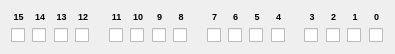
<?xml version="1.0" encoding="UTF-8"?>
<ui version="4.0">
 <class>BitPatternControl</class>
 <widget class="QWidget" name="BitPatternControl">
  <property name="geometry">
   <rect>
    <x>0</x>
    <y>0</y>
    <width>395</width>
    <height>51</height>
   </rect>
  </property>
  <property name="windowTitle">
   <string>Bit Pattern</string>
  </property>
  <layout class="QGridLayout" name="gridLayout">
   <item row="0" column="0">
    <widget class="ClickableLabel" name="label15">
     <property name="text">
      <string notr="true">&lt;html&gt;&lt;head/&gt;&lt;body&gt;&lt;p&gt;&lt;span style=&quot; font-size:7pt; font-weight:700;&quot;&gt;15&lt;/span&gt;&lt;/p&gt;&lt;/body&gt;&lt;/html&gt;</string>
     </property>
     <property name="alignment">
      <set>Qt::AlignCenter</set>
     </property>
    </widget>
   </item>
   <item row="0" column="1">
    <widget class="ClickableLabel" name="label14">
     <property name="text">
      <string notr="true">&lt;html&gt;&lt;head/&gt;&lt;body&gt;&lt;p&gt;&lt;span style=&quot; font-size:7pt; font-weight:700;&quot;&gt;14&lt;/span&gt;&lt;/p&gt;&lt;/body&gt;&lt;/html&gt;</string>
     </property>
     <property name="alignment">
      <set>Qt::AlignCenter</set>
     </property>
    </widget>
   </item>
   <item row="0" column="2">
    <widget class="ClickableLabel" name="label13">
     <property name="text">
      <string notr="true">&lt;html&gt;&lt;head/&gt;&lt;body&gt;&lt;p&gt;&lt;span style=&quot; font-size:7pt; font-weight:700;&quot;&gt;13&lt;/span&gt;&lt;/p&gt;&lt;/body&gt;&lt;/html&gt;</string>
     </property>
     <property name="alignment">
      <set>Qt::AlignCenter</set>
     </property>
    </widget>
   </item>
   <item row="0" column="3">
    <widget class="ClickableLabel" name="label12">
     <property name="text">
      <string notr="true">&lt;html&gt;&lt;head/&gt;&lt;body&gt;&lt;p&gt;&lt;span style=&quot; font-size:7pt; font-weight:700;&quot;&gt;12&lt;/span&gt;&lt;/p&gt;&lt;/body&gt;&lt;/html&gt;</string>
     </property>
     <property name="alignment">
      <set>Qt::AlignCenter</set>
     </property>
    </widget>
   </item>
   <item row="0" column="4" rowspan="2">
    <spacer name="horizontalSpacer_5">
     <property name="orientation">
      <enum>Qt::Horizontal</enum>
     </property>
     <property name="sizeType">
      <enum>QSizePolicy::Fixed</enum>
     </property>
     <property name="sizeHint" stdset="0">
      <size>
       <width>12</width>
       <height>20</height>
      </size>
     </property>
    </spacer>
   </item>
   <item row="0" column="5">
    <widget class="ClickableLabel" name="label11">
     <property name="text">
      <string notr="true">&lt;html&gt;&lt;head/&gt;&lt;body&gt;&lt;p&gt;&lt;span style=&quot; font-size:7pt; font-weight:700;&quot;&gt;11&lt;/span&gt;&lt;/p&gt;&lt;/body&gt;&lt;/html&gt;</string>
     </property>
     <property name="alignment">
      <set>Qt::AlignCenter</set>
     </property>
    </widget>
   </item>
   <item row="0" column="6">
    <widget class="ClickableLabel" name="label10">
     <property name="text">
      <string notr="true">&lt;html&gt;&lt;head/&gt;&lt;body&gt;&lt;p&gt;&lt;span style=&quot; font-size:7pt; font-weight:700;&quot;&gt;10&lt;/span&gt;&lt;/p&gt;&lt;/body&gt;&lt;/html&gt;</string>
     </property>
     <property name="alignment">
      <set>Qt::AlignCenter</set>
     </property>
    </widget>
   </item>
   <item row="0" column="7">
    <widget class="ClickableLabel" name="label9">
     <property name="text">
      <string notr="true">&lt;html&gt;&lt;head/&gt;&lt;body&gt;&lt;p&gt;&lt;span style=&quot; font-size:7pt; font-weight:700;&quot;&gt;9&lt;/span&gt;&lt;/p&gt;&lt;/body&gt;&lt;/html&gt;</string>
     </property>
     <property name="alignment">
      <set>Qt::AlignCenter</set>
     </property>
    </widget>
   </item>
   <item row="0" column="8">
    <widget class="ClickableLabel" name="label8">
     <property name="text">
      <string notr="true">&lt;html&gt;&lt;head/&gt;&lt;body&gt;&lt;p&gt;&lt;span style=&quot; font-size:7pt; font-weight:700;&quot;&gt;8&lt;/span&gt;&lt;/p&gt;&lt;/body&gt;&lt;/html&gt;</string>
     </property>
     <property name="alignment">
      <set>Qt::AlignCenter</set>
     </property>
    </widget>
   </item>
   <item row="0" column="9" rowspan="2">
    <spacer name="horizontalSpacer_6">
     <property name="orientation">
      <enum>Qt::Horizontal</enum>
     </property>
     <property name="sizeType">
      <enum>QSizePolicy::Fixed</enum>
     </property>
     <property name="sizeHint" stdset="0">
      <size>
       <width>12</width>
       <height>20</height>
      </size>
     </property>
    </spacer>
   </item>
   <item row="0" column="10">
    <widget class="ClickableLabel" name="label7">
     <property name="text">
      <string notr="true">&lt;html&gt;&lt;head/&gt;&lt;body&gt;&lt;p&gt;&lt;span style=&quot; font-size:7pt; font-weight:700;&quot;&gt;7&lt;/span&gt;&lt;/p&gt;&lt;/body&gt;&lt;/html&gt;</string>
     </property>
     <property name="alignment">
      <set>Qt::AlignCenter</set>
     </property>
    </widget>
   </item>
   <item row="0" column="11">
    <widget class="ClickableLabel" name="label6">
     <property name="text">
      <string notr="true">&lt;html&gt;&lt;head/&gt;&lt;body&gt;&lt;p&gt;&lt;span style=&quot; font-size:7pt; font-weight:700;&quot;&gt;6&lt;/span&gt;&lt;/p&gt;&lt;/body&gt;&lt;/html&gt;</string>
     </property>
     <property name="alignment">
      <set>Qt::AlignCenter</set>
     </property>
    </widget>
   </item>
   <item row="0" column="12">
    <widget class="ClickableLabel" name="label5">
     <property name="text">
      <string notr="true">&lt;html&gt;&lt;head/&gt;&lt;body&gt;&lt;p&gt;&lt;span style=&quot; font-size:7pt; font-weight:700;&quot;&gt;5&lt;/span&gt;&lt;/p&gt;&lt;/body&gt;&lt;/html&gt;</string>
     </property>
     <property name="alignment">
      <set>Qt::AlignCenter</set>
     </property>
    </widget>
   </item>
   <item row="0" column="13">
    <widget class="ClickableLabel" name="label4">
     <property name="text">
      <string notr="true">&lt;html&gt;&lt;head/&gt;&lt;body&gt;&lt;p&gt;&lt;span style=&quot; font-size:7pt; font-weight:700;&quot;&gt;4&lt;/span&gt;&lt;/p&gt;&lt;/body&gt;&lt;/html&gt;</string>
     </property>
     <property name="alignment">
      <set>Qt::AlignCenter</set>
     </property>
    </widget>
   </item>
   <item row="0" column="14" rowspan="2">
    <spacer name="horizontalSpacer_7">
     <property name="orientation">
      <enum>Qt::Horizontal</enum>
     </property>
     <property name="sizeType">
      <enum>QSizePolicy::Fixed</enum>
     </property>
     <property name="sizeHint" stdset="0">
      <size>
       <width>12</width>
       <height>20</height>
      </size>
     </property>
    </spacer>
   </item>
   <item row="0" column="15">
    <widget class="ClickableLabel" name="label3">
     <property name="text">
      <string notr="true">&lt;html&gt;&lt;head/&gt;&lt;body&gt;&lt;p&gt;&lt;span style=&quot; font-size:7pt; font-weight:700;&quot;&gt;3&lt;/span&gt;&lt;/p&gt;&lt;/body&gt;&lt;/html&gt;</string>
     </property>
     <property name="alignment">
      <set>Qt::AlignCenter</set>
     </property>
    </widget>
   </item>
   <item row="0" column="16">
    <widget class="ClickableLabel" name="label2">
     <property name="text">
      <string notr="true">&lt;html&gt;&lt;head/&gt;&lt;body&gt;&lt;p&gt;&lt;span style=&quot; font-size:7pt; font-weight:700;&quot;&gt;2&lt;/span&gt;&lt;/p&gt;&lt;/body&gt;&lt;/html&gt;</string>
     </property>
     <property name="alignment">
      <set>Qt::AlignCenter</set>
     </property>
    </widget>
   </item>
   <item row="0" column="17">
    <widget class="ClickableLabel" name="label1">
     <property name="text">
      <string notr="true">&lt;html&gt;&lt;head/&gt;&lt;body&gt;&lt;p&gt;&lt;span style=&quot; font-size:7pt; font-weight:700;&quot;&gt;1&lt;/span&gt;&lt;/p&gt;&lt;/body&gt;&lt;/html&gt;</string>
     </property>
     <property name="alignment">
      <set>Qt::AlignCenter</set>
     </property>
    </widget>
   </item>
   <item row="0" column="18">
    <widget class="ClickableLabel" name="label0">
     <property name="text">
      <string notr="true">&lt;html&gt;&lt;head/&gt;&lt;body&gt;&lt;p&gt;&lt;span style=&quot; font-size:7pt; font-weight:700;&quot;&gt;0&lt;/span&gt;&lt;/p&gt;&lt;/body&gt;&lt;/html&gt;</string>
     </property>
     <property name="alignment">
      <set>Qt::AlignCenter</set>
     </property>
    </widget>
   </item>
   <item row="1" column="0">
    <widget class="QCheckBox" name="checkBox15">
     <property name="text">
      <string/>
     </property>
    </widget>
   </item>
   <item row="1" column="1">
    <widget class="QCheckBox" name="checkBox14">
     <property name="text">
      <string/>
     </property>
    </widget>
   </item>
   <item row="1" column="2">
    <widget class="QCheckBox" name="checkBox13">
     <property name="text">
      <string/>
     </property>
    </widget>
   </item>
   <item row="1" column="3">
    <widget class="QCheckBox" name="checkBox12">
     <property name="text">
      <string/>
     </property>
    </widget>
   </item>
   <item row="1" column="5">
    <widget class="QCheckBox" name="checkBox11">
     <property name="text">
      <string/>
     </property>
    </widget>
   </item>
   <item row="1" column="6">
    <widget class="QCheckBox" name="checkBox10">
     <property name="text">
      <string/>
     </property>
    </widget>
   </item>
   <item row="1" column="7">
    <widget class="QCheckBox" name="checkBox9">
     <property name="text">
      <string/>
     </property>
    </widget>
   </item>
   <item row="1" column="8">
    <widget class="QCheckBox" name="checkBox8">
     <property name="text">
      <string/>
     </property>
    </widget>
   </item>
   <item row="1" column="10">
    <widget class="QCheckBox" name="checkBox7">
     <property name="text">
      <string/>
     </property>
    </widget>
   </item>
   <item row="1" column="11">
    <widget class="QCheckBox" name="checkBox6">
     <property name="text">
      <string/>
     </property>
    </widget>
   </item>
   <item row="1" column="12">
    <widget class="QCheckBox" name="checkBox5">
     <property name="text">
      <string/>
     </property>
    </widget>
   </item>
   <item row="1" column="13">
    <widget class="QCheckBox" name="checkBox4">
     <property name="text">
      <string/>
     </property>
    </widget>
   </item>
   <item row="1" column="15">
    <widget class="QCheckBox" name="checkBox3">
     <property name="text">
      <string/>
     </property>
    </widget>
   </item>
   <item row="1" column="16">
    <widget class="QCheckBox" name="checkBox2">
     <property name="text">
      <string/>
     </property>
    </widget>
   </item>
   <item row="1" column="17">
    <widget class="QCheckBox" name="checkBox1">
     <property name="text">
      <string/>
     </property>
    </widget>
   </item>
   <item row="1" column="18">
    <widget class="QCheckBox" name="checkBox0">
     <property name="text">
      <string/>
     </property>
    </widget>
   </item>
  </layout>
 </widget>
 <customwidgets>
  <customwidget>
   <class>ClickableLabel</class>
   <extends>QLabel</extends>
   <header>clickablelabel.h</header>
  </customwidget>
 </customwidgets>
 <resources/>
 <connections/>
</ui>
